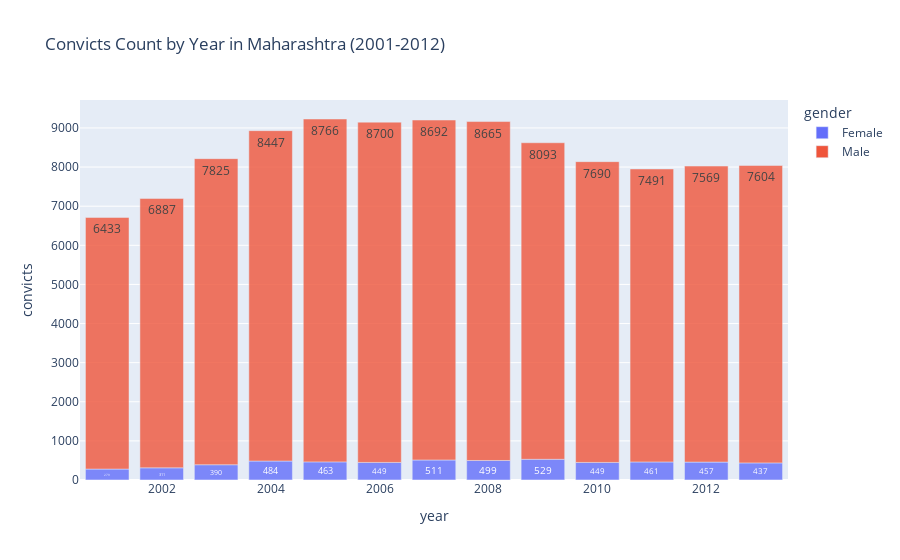

The notebook cell saved with this chart:
### Code cell
fig = px.bar(df, x='year', y='convicts', 
             title='Convicts Count by Year in Maharashtra (2001-2012)', color='gender',
             opacity=0.8, orientation='v',text_auto=True,
             barmode='relative')

fig.show()

### Figure 1 — Plotly figure (JSON) as saved in the notebook; plotly's stock layout.template omitted (floating-point values rounded to 4 significant figures)
{"data": [{"alignmentgroup": "True", "hovertemplate": "gender=Female<br>year=%{x}<br>convicts=%{y}<extra></extra>", "legendgroup": "Female", "marker": {"color": "#636efa", "opacity": 0.8, "pattern": {"shape": ""}}, "name": "Female", "offsetgroup": "Female", "orientation": "v", "showlegend": true, "textposition": "auto", "texttemplate": "%{y}", "type": "bar", "x": [2001, 2002, 2003, 2004, 2005, 2006, 2007, 2008, 2009, 2010, 2011, 2012, 2013], "xaxis": "x", "y": [279, 311, 390, 484, 463, 449, 511, 499, 529, 449, 461, 457, 437], "yaxis": "y"}, {"alignmentgroup": "True", "hovertemplate": "gender=Male<br>year=%{x}<br>convicts=%{y}<extra></extra>", "legendgroup": "Male", "marker": {"color": "#EF553B", "opacity": 0.8, "pattern": {"shape": ""}}, "name": "Male", "offsetgroup": "Male", "orientation": "v", "showlegend": true, "textposition": "auto", "texttemplate": "%{y}", "type": "bar", "x": [2001, 2002, 2003, 2004, 2005, 2006, 2007, 2008, 2009, 2010, 2011, 2012, 2013], "xaxis": "x", "y": [6433, 6887, 7825, 8447, 8766, 8700, 8692, 8665, 8093, 7690, 7491, 7569, 7604], "yaxis": "y"}], "layout": {"barmode": "relative", "legend": {"title": {"text": "gender"}, "tracegroupgap": 0}, "title": {"text": "Convicts Count by Year in Maharashtra (2001-2012)"}, "xaxis": {"anchor": "y", "domain": [0, 1], "title": {"text": "year"}}, "yaxis": {"anchor": "x", "domain": [0, 1], "title": {"text": "convicts"}}}}
